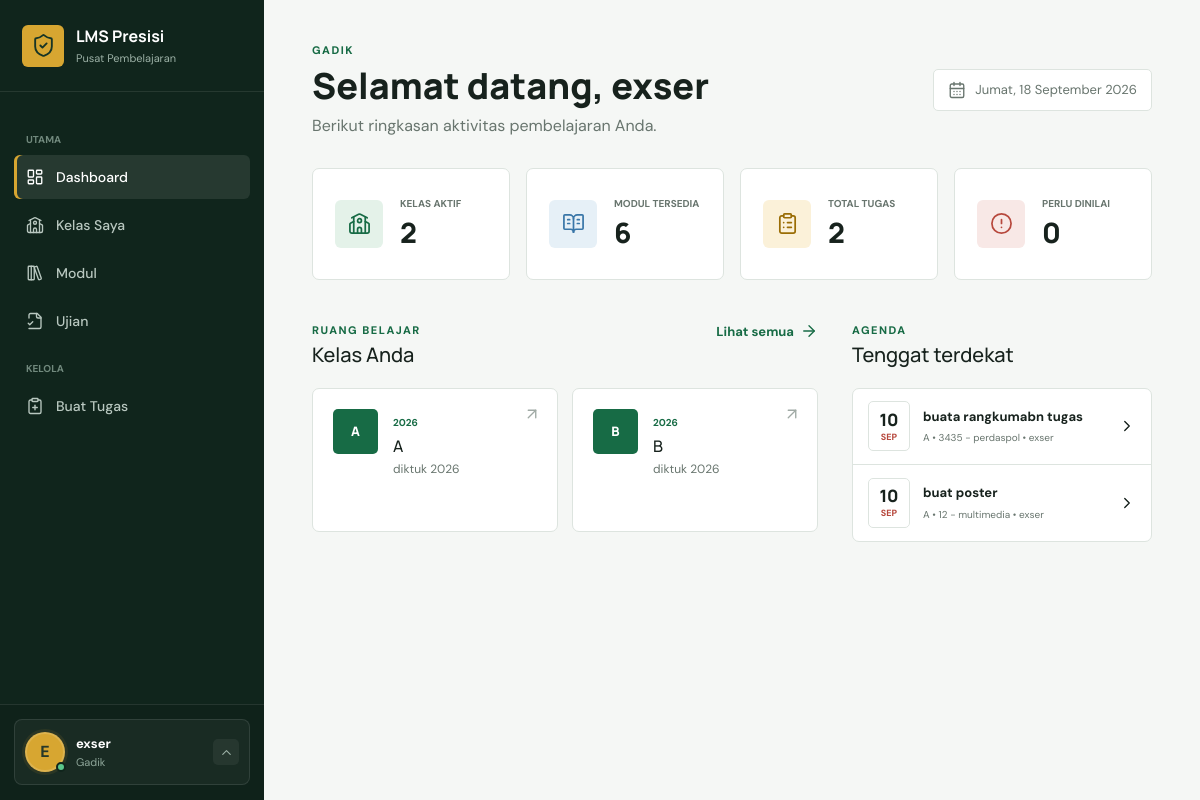
The app's page / (signed in) with its own data.
### lms/models.py (models this page shows, shortened)
class CustomUser(AbstractUser):
    class Role(models.TextChoices):
        ADMIN = "ADMIN", "Admin"
        GADIK = "GADIK", "Gadik"
        SERDIK = "SERDIK", "Serdik"
    nama_lengkap = models.CharField(max_length=255, blank=True)
    nip_nrp = models.CharField(max_length=30, unique=True, null=True, blank=True)
    tempat_lahir = models.CharField(max_length=100, blank=True)
    tanggal_lahir = models.DateField(null=True, blank=True)
    asal_pengiriman = models.CharField(max_length=150, blank=True)
    alamat = models.TextField(blank=True)
    role = models.CharField(max_length=10, choices=Role.choices, default=Role.SERDIK)
    @property
    def display_name(self):
        return self.nama_lengkap or self.get_full_name() or self.username

class Kelas(models.Model):
    nama_kelas = models.CharField(max_length=50)
    kurikulum = models.ForeignKey(Kurikulum, on_delete=models.PROTECT, related_name="kelas")
    gadik_pembina = models.ForeignKey(
        CustomUser,
        on_delete=models.SET_NULL,
        null=True,
        blank=True,
        limit_choices_to={"role": CustomUser.Role.GADIK},
        related_name="kelas_binaan",
    )
    class Meta:
        ordering = ["nama_kelas"]
        verbose_name_plural = "Kelas"
    def __str__(self):
        return self.nama_kelas

class Kurikulum(models.Model):
    nama_kurikulum = models.CharField(max_length=150)
    tahun_ajaran = models.CharField(max_length=10)
    is_active = models.BooleanField(default=True)
    class Meta:
        ordering = ["-is_active", "-tahun_ajaran", "nama_kurikulum"]
        verbose_name_plural = "Kurikulum"

class Tugas(models.Model):
    kelas = models.ForeignKey(Kelas, on_delete=models.CASCADE, related_name="tugas")
    mapel = models.ForeignKey(MataPelajaran, on_delete=models.PROTECT, related_name="tugas")
    gadik = models.ForeignKey(CustomUser, on_delete=models.PROTECT, related_name="tugas_dibuat")
    judul_tugas = models.CharField(max_length=200)
    instruksi = models.TextField()
    file_lampiran = models.FileField(upload_to="tugas/lampiran/%Y/%m/", blank=True)
    deadline = models.DateTimeField()
    bobot = models.PositiveSmallIntegerField(default=100, help_text="Bobot nilai dalam persen.")
    created_at = models.DateTimeField(auto_now_add=True)
    class Meta:
        ordering = ["deadline"]
        verbose_name_plural = "Tugas"

class MataPelajaran(models.Model):
    kurikulum = models.ForeignKey(Kurikulum, on_delete=models.CASCADE, related_name="mata_pelajaran")
    kode_mapel = models.CharField(max_length=20)
    nama_mapel = models.CharField(max_length=100)
    gadik_pengajar = models.ManyToManyField(
        CustomUser,
        blank=True,
        limit_choices_to={"role": CustomUser.Role.GADIK},
        related_name="mata_pelajaran_diampu",
    )
    class Meta:
        ordering = ["kode_mapel"]
        constraints = [
            models.UniqueConstraint(fields=["kurikulum", "kode_mapel"], name="unik_kode_mapel_per_kurikulum")
        ]
        verbose_name_plural = "Mata pelajaran"

### lms/views.py (the view)
# urls.py: path("", views.dashboard, name="dashboard"),
@login_required
def dashboard(request):
    kelas = kelas_for_user(request.user).distinct()
    kelas_ids = kelas.values_list("id", flat=True)
    tugas = Tugas.objects.filter(kelas_id__in=kelas_ids).select_related("kelas", "mapel", "gadik")
    if request.user.role == CustomUser.Role.GADIK:
        tugas = tugas.filter(mapel__gadik_pengajar=request.user).distinct()
    context = {
        "kelas": kelas[:6],
        "jumlah_kelas": kelas.count(),
        "jumlah_modul": ModulBelajar.objects.filter(kelas_id__in=kelas_ids).count(),
        "jumlah_tugas": tugas.count(),
        "tugas_terdekat": tugas.order_by("deadline")[:5],
    }
    if request.user.role == CustomUser.Role.SERDIK:
        pengumpulan = PengumpulanTugas.objects.filter(serdik=request.user)
        context.update(
            jumlah_dinilai=pengumpulan.filter(status=PengumpulanTugas.Status.DINILAI).count(),
            rata_nilai=pengumpulan.aggregate(rata=Avg("nilai"))["rata"],
        )
    elif request.user.role == CustomUser.Role.GADIK:
        context["perlu_dinilai"] = PengumpulanTugas.objects.filter(
            tugas__gadik=request.user, nilai__isnull=True
        ).count()
    else:
        context["jumlah_pengguna"] = CustomUser.objects.count()
    return render(request, "lms/dashboard.html", context)

### lms/views.py (called while the page is built)
def kelas_for_user(user):
    queryset = Kelas.objects.select_related("kurikulum", "gadik_pembina")
    if user.is_superuser or user.role == CustomUser.Role.ADMIN:
        return queryset
    if user.role == CustomUser.Role.GADIK:
        return queryset.filter(
            Q(gadik_pembina=user) | Q(kurikulum__mata_pelajaran__gadik_pengajar=user)
        ).distinct()
    return queryset.filter(anggota__serdik=user)

### templates/lms/dashboard.html (shortened to what this page needs)
{% extends 'base.html' %}
{% block content %}
<header class="page-heading heading-with-action">
    <div><p class="eyebrow">{{ user.get_role_display|upper }}</p><h1>Selamat datang, {{ user.display_name }}</h1><p>Berikut ringkasan aktivitas pembelajaran Anda.</p></div>
    <div class="date-chip"><i data-lucide="calendar-days"></i>{% now "l, d F Y" %}</div>
</header>
<section class="metric-grid">
    <article class="metric"><span class="metric-icon green"><i data-lucide="school"></i></span><div><small>KELAS AKTIF</small><strong>{{ jumlah_kelas }}</strong></div></article>
    <article class="metric"><span class="metric-icon blue"><i data-lucide="book-open-text"></i></span><div><small>MODUL TERSEDIA</small><strong>{{ jumlah_modul }}</strong></div></article>
    <article class="metric"><span class="metric-icon amber"><i data-lucide="clipboard-list"></i></span><div><small>TOTAL TUGAS</small><strong>{{ jumlah_tugas }}</strong></div></article>
    {% if user.role == 'SERDIK' %}
    <article class="metric"><span class="metric-icon red"><i data-lucide="award"></i></span><div><small>RATA-RATA NILAI</small><strong>{{ rata_nilai|default:"-" }}</strong></div></article>
    {% elif user.role == 'GADIK' %}
    <article class="metric"><span class="metric-icon red"><i data-lucide="circle-alert"></i></span><div><small>PERLU DINILAI</small><strong>{{ perlu_dinilai }}</strong></div></article>
    {% else %}
    <article class="metric"><span class="metric-icon red"><i data-lucide="users"></i></span><div><small>PENGGUNA</small><strong>{{ jumlah_pengguna }}</strong></div></article>
    {% endif %}
</section>
<div class="dashboard-grid">
    <section>
        <div class="section-title"><div><p class="eyebrow">RUANG BELAJAR</p><h2>Kelas Anda</h2></div><a href="{% url 'daftar_kelas' %}">Lihat semua <i data-lucide="arrow-right"></i></a></div>
        <div class="class-grid">
            {% for item in kelas %}
            <a class="class-card" href="{% url 'detail_kelas' item.pk %}">
                <span class="class-code">{{ item.nama_kelas|slice:":2"|upper }}</span>
                <div><small>{{ item.kurikulum.tahun_ajaran }}</small><h3>{{ item.nama_kelas }}</h3><p>{{ item.kurikulum.nama_kurikulum }}</p></div>
                <i data-lucide="arrow-up-right" class="class-arrow"></i>
            </a>
            {% empty %}<div class="empty-state"><i data-lucide="school"></i><p>Belum ada kelas yang terhubung dengan akun Anda.</p></div>{% endfor %}
        </div>
    </section>
    <section class="schedule-panel">
        <div class="section-title"><div><p class="eyebrow">AGENDA</p><h2>Tenggat terdekat</h2></div></div>
        <div class="schedule-list">
            {% for tugas in tugas_terdekat %}
            <a href="{% url 'detail_tugas' tugas.pk %}" class="schedule-item">
                <span class="deadline-date"><strong>{{ tugas.deadline|date:"d" }}</strong><small>{{ tugas.deadline|date:"M"|upper }}</small></span>
                <span><strong>{{ tugas.judul_tugas }}</strong><small>{{ tugas.kelas }} &bull; {{ tugas.mapel.kode_mapel }} - {{ tugas.mapel.nama_mapel }} &bull; {{ tugas.gadik.display_name }}</small></span>
                <i data-lucide="chevron-right"></i>
            </a>
            {% empty %}<div class="empty-state compact"><i data-lucide="calendar-check"></i><p>Belum ada tenggat tugas.</p></div>{% endfor %}
        </div>
    </section>
</div>
{% endblock %}

### templates/base.html (shortened to what this page needs)
{% load static %}
<!doctype html>
<html lang="id">
<head>
    <link href="https://cdn.jsdelivr.net/npm/bootstrap@5.3.8/dist/css/bootstrap.min.css" rel="stylesheet">
    <link rel="stylesheet" href="{% static 'css/app.css' %}">
</head>
<body>
    <div class="app-shell">
        <aside class="sidebar offcanvas-lg offcanvas-start" tabindex="-1" id="sidebar">
            <div class="sidebar-head">
                <a class="brand" href="{% url 'dashboard' %}">
                    <span class="brand-mark"><i data-lucide="shield-check"></i></span>
                    <span><strong>LMS Presisi</strong><small>Pusat Pembelajaran</small></span>
                </a>
            </div>
            <nav class="sidebar-nav">
                <span class="nav-caption">UTAMA</span>
                <a href="{% url 'dashboard' %}" class="nav-item {% if request.resolver_match.url_name == 'dashboard' %}active{% endif %}">
                    <i data-lucide="layout-dashboard"></i><span>Dashboard</span>
                </a>
                <a href="{% url 'daftar_kelas' %}" class="nav-item {% if 'kelas' in request.path %}active{% endif %}">
                    <i data-lucide="school"></i><span>{% if user.role == 'ADMIN' or user.is_superuser %}Daftar Kelas{% else %}Kelas Saya{% endif %}</span>
                </a>
                <a href="{% url 'daftar_modul' %}" class="nav-item {% if request.resolver_match.url_name == 'daftar_modul' %}active{% endif %}">
                    <i data-lucide="library-big"></i><span>Modul</span>
                </a>
                <a href="{% url 'daftar_ujian' %}" class="nav-item {% if 'ujian' in request.resolver_match.url_name %}active{% endif %}">
                    <i data-lucide="file-check-2"></i><span>Ujian</span>
                </a>
                {% if user.role == 'GADIK' or user.role == 'ADMIN' or user.is_superuser %}
                <span class="nav-caption">KELOLA</span>
                <a href="{% url 'buat_tugas' %}" class="nav-item"><i data-lucide="clipboard-plus"></i><span>Buat Tugas</span></a>
                {% endif %}
            </nav>
            <div class="sidebar-user dropup">
                <button class="sidebar-user-trigger" type="button" data-bs-toggle="dropdown" data-bs-display="static" aria-expanded="false" aria-label="Buka menu profil">
                    <span class="account-avatar">
                        <span class="avatar">{{ user.display_name|slice:":1"|upper }}</span>
                        <span class="account-status" aria-hidden="true"></span>
                    </span>
                    <span class="user-copy"><strong>{{ user.display_name }}</strong><small>{{ user.get_role_display }}</small></span>
                    <span class="sidebar-user-chevron"><i data-lucide="chevron-up"></i></span>
                </button>
            </div>
        </aside>
        <main class="main-content">
            <div class="content-wrap">
                {% block content %}{% endblock %}
            </div>
        </main>
    </div>
</body>
</html>

### records on screen
CustomUser: display_name "E", display_name "exser", role "Gadik", role "GADIK"
Kelas: nama_kelas "A", kurikulum.tahun_ajaran "2026", kurikulum.nama_kurikulum "diktuk 2026"
Kelas: nama_kelas "B", kurikulum.tahun_ajaran "2026", kurikulum.nama_kurikulum "diktuk 2026"
Tugas: deadline "10", deadline "SEP", judul_tugas "buata rangkumabn tugas", kelas "A", mapel.kode_mapel "3435", mapel.nama_mapel "perdaspol", gadik.display_name "exser"
Tugas: deadline "10", deadline "SEP", judul_tugas "buat poster", kelas "A", mapel.kode_mapel "12", mapel.nama_mapel "multimedia", gadik.display_name "exser"

### other values on screen
{{ jumlah_kelas }} "2"
{{ jumlah_modul }} "6"
{{ jumlah_tugas }} "2"
{{ perlu_dinilai }} "0"
